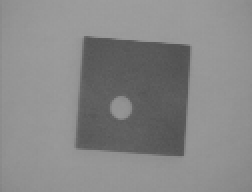
#> input picture ES1/images/wdg.png, 126 x 96 px (shown 2 times larger); the run also reads 1 picture not shown here
$ jupyter execute es1_albert.ipynb   (shell and % lines are left out)   (text cells are left out)
#> lines starting #> are read from the running program, lines starting #| are printed output that depends on the picture; after the words box and inside, x2 and y2 are one past the last pixel; in counts of white or black regions, pixels touching at a corner belong together; pictures that were not available may be replaced by others from this repository, and a replacement may not be noted
[cell 1]

import numpy as np
import matplotlib.pyplot as plt
import cv2

from skimage import measure, color
from os import listdir

plt.rcParams['figure.figsize'] = (10, 10)
plt.rcParams['image.cmap'] = 'gray'

[cell 2]
#add your code here
im = cv2.imread("images/wdg.png")
#> im is the input picture: shape (96, 126, 3); min 80, max 157, mean 135.1
grey_im = cv2.cvtColor(im, cv2.COLOR_BGR2GRAY)
plt.imshow(im)

[cell 3]
#add your code here
def threshold(image, th1, th2):
    black = 0; light = 1
    assert th1 < th2, "th1 < th2 is not satisfied"
    assert th1 > 0, "th1 > 0 is not satisfied"
    assert th2 < np.max(image), "th2 < I_max is not satisfied"
    thresholded_image = np.ones(image.shape) * light
    thresholded_image[image > th2] = black
    thresholded_image[image < th1] = black
    return thresholded_image

[cell 4]
#add your code here
thresh_grey_im = threshold(grey_im, 101, 131)
#> thresh_grey_im: shape (96, 126) float64; values 0 (black) and 1 (white), 1.5% white in thin lines or dots, all inside (x1, y1, x2, y2) = (37, 18, 126, 96)
plt.subplot(221)
plt.imshow(thresh_grey_im)
plt.subplot(222)
plt.hist(grey_im.flatten(),256,[0,256])
plt.show()
#> figure, not shown here; panel 2: tallest bar 1099 high, from x = 149 to 150

[cell 5]
#add your code here
im2 = cv2.imread("images/brain.png")
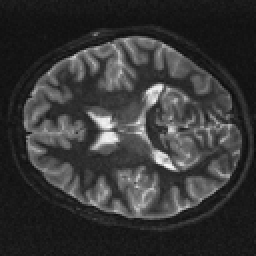
#> input picture ES1/images/brain.png, 128 x 128 px (shown 2 times larger)
#> im2 is the input picture: shape (128, 128, 3); min 9, max 251, mean 54.5
grey_im2 = cv2.cvtColor(im2, cv2.COLOR_BGR2GRAY)
plt.subplot(221)
plt.imshow(im2)
plt.subplot(222)
plt.imshow(grey_im2)
im3 = cv2.imread("images/shading.png")
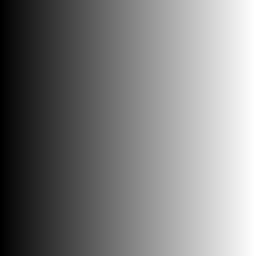
#> input picture ES1/images/shading.gif, 128 x 128 px, given in place of shading.png, which was not available (shown 2 times larger)
#> im3 is the input picture: shape (128, 128, 3); min 0, max 255, mean 128
grey_im3 = cv2.cvtColor(im3, cv2.COLOR_BGR2GRAY)
plt.subplot(223)
plt.imshow(im3)
plt.subplot(224)
plt.imshow(grey_im3)
plt.show()

[cell 6]
#add your code here
print(np.max(grey_im2), np.max(grey_im3))
#| 251 255
thresh_grey_im2 = threshold(grey_im2, 50, 250)
#> thresh_grey_im2: shape (128, 128) float64; values 0 (black) and 1 (white), 39.7% white; 48 white regions (46 under 20 px), largest, box (x1, y1, x2, y2) and area: (11, 18, 121, 110) 6308, (84, 73, 126, 114) 78
thresh_grey_im3 = threshold(grey_im3, 121, 131)
#> thresh_grey_im3: shape (128, 128) float64; values 0 (black) and 1 (white), 4.7% white; 1 white region, box (x1, y1, x2, y2) and area: (60, 0, 66, 128) 768
plt.subplot(221)
plt.imshow(thresh_grey_im2)
plt.subplot(222)
plt.hist(grey_im2.flatten(),256,[0,256])
plt.subplot(223)
plt.imshow(thresh_grey_im3)
plt.subplot(224)
plt.hist(grey_im3.flatten(),256,[0,256])
plt.show()
#> figure, not shown here; panel 2: tallest bar 827 high, from x = 21 to 22

[cell 7]
#add your code here
street1 = cv2.imread("images/street1.tiff")
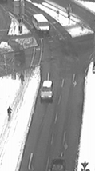
#> input picture ES1/images/street1.tiff, 95 x 171 px
#> street1 is the input picture: shape (171, 95, 3); min 47, max 255, mean 157.6
street2 = cv2.imread("images/street2.tiff")
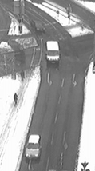
#> input picture ES1/images/street2.tiff, 95 x 171 px
#> street2 is the input picture: shape (171, 95, 3); min 48, max 255, mean 157

plt.subplot(221)
plt.imshow(street1)
plt.subplot(222)
plt.imshow(street2)
plt.show()

[cell 8]
#add your code here
street1 = np.float32(cv2.imread("images/street1.tiff", cv2.IMREAD_GRAYSCALE))
#> street1: shape (171, 95) float32; min 47, max 255, mean 157.6
street2 = np.float32(cv2.imread("images/street2.tiff", cv2.IMREAD_GRAYSCALE))
#> street2: shape (171, 95) float32; min 48, max 255, mean 157

[cell 9]
# add your code here. Assign the difference to 'street_diff'
street_diff = street2 - street1
plt.imshow(street_diff)
plt.show()
print(street_diff)
#> (printed output is left out)

[cell 10]
#add your code here
import os

sequence_dir = "images/sequence1"
sequence_paths = [os.path.join(sequence_dir, path) for path in os.listdir(sequence_dir)]
sequence = np.array([np.float32(cv2.imread(path, cv2.IMREAD_GRAYSCALE)) for path in sequence_paths])
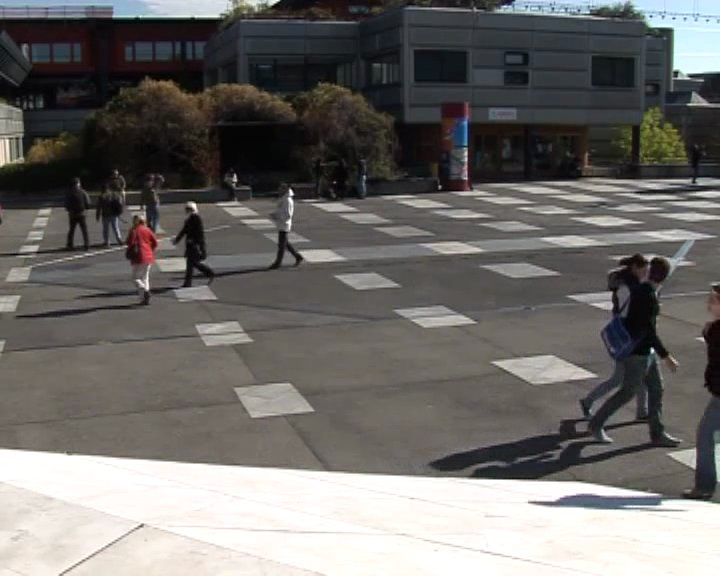
#> input picture ES1/images/sequence1/im_001.jpg, 720 x 576 px
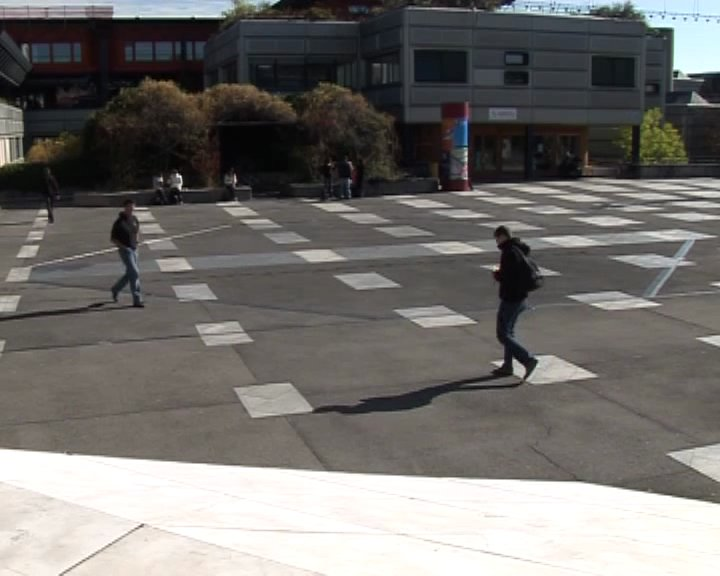
#> input picture ES1/images/sequence1/im_003.jpg, 720 x 576 px

[cell 11]
sequence_mean = np.mean(sequence, axis=0)
plt.imshow(sequence_mean)
plt.title("Average Image")

[cell 12]
for im_num, im in enumerate(sequence, 1):
    plt.subplot(6, 5, im_num).axis('off')
    plt.imshow(im-sequence_mean)
    plt.title(f"Image {im_num}")
#> this loop made 3 passes
plt.show()
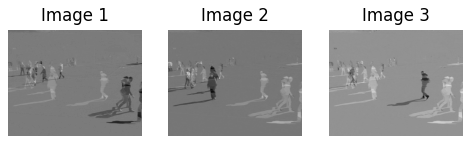
#> figure drawn by matplotlib, 3 panels

[cell 13]
# Add your code here. Before computing the model convert the images into gray-scale images.
sequence_mean = np.mean(sequence, axis=0)
sequence_std = np.sqrt(np.mean(np.square(sequence-sequence), axis=0))
#> sequence_std: shape (576, 720) float32; every value is 0
sequence_std += 0.001
#> sequence_std: shape (576, 720) float32; every value is 0.001
T = 50000

print(sequence.shape, sequence_mean.shape, sequence_std.shape)
#| (3, 576, 720) (576, 720) (576, 720)

for im_num, im in enumerate(sequence, 1):
    plt.subplot(6, 5, im_num).axis('off')
    plt.imshow(np.abs(im-sequence_mean) / sequence_std > T)
    plt.title(f"Image {im_num}")
plt.show()

[cell 14]
#add your code here
apples = cv2.imread("images/apples.jpg")
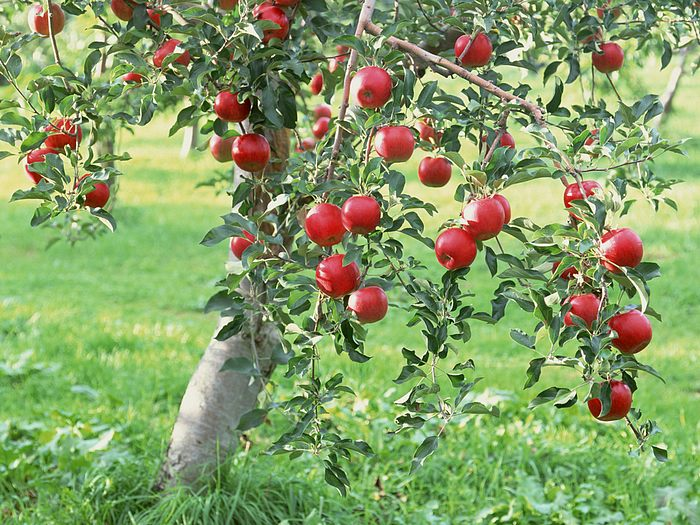
#> input picture ES1/images/apples.jpg, 700 x 525 px
#> apples is the input picture: shape (525, 700, 3); mean B, G, R 102.5, 157.9, 134.6
plt.imshow(apples)
plt.show()

[cell 15]
b,g,r = cv2.split(apples)       # get b,g,r
apples = cv2.merge([r,g,b])     # switch it to rgb
plt.imshow(apples)
plt.show()

[cell 16]
#Let's check the image size of the apple
apples.shape
#> Out = (525, 700, 3)

[cell 17]
fig, axes = plt.subplots(1, 3)
fig.set_size_inches(18.5, 10.5)
# add your code for visualizing three channels
colors = "RGB"
for i, ax in enumerate(axes):
    ax.imshow(apples[:,:,i])
    ax.set_title(colors[i])

[cell 18]
bin_img = np.zeros(apples.shape[0:2])
#> bin_img: shape (525, 700) float64; every value is 0
#add your code for thresholding the image
# we should use the red channel as the apples to are the only part of the picture that have a not less red than everything else.
# We could also use the green channel for the threshold as the apples are less green than anything else in the image.
bin_img[np.logical_and(apples[:,:,0] > 120, apples[:,:,1] < 100)] = 1
#> bin_img: shape (525, 700) float64; values 0 (black) and 1 (white), 4.6% white; 246 white regions (187 under 20 px), largest, box (x1, y1, x2, y2) and area: (435, 194, 510, 270) 2051, (306, 195, 381, 246) 1990, (316, 254, 360, 297) 1105

plt.imshow(bin_img)
plt.show()

[cell 19]
#add your code to find connected components
labels = measure.label(bin_img)
#> labels: shape (525, 700) int64; 247 distinct labels, from 0 to 246
plt.imshow(labels, cmap="jet")

[cell 20]
def remove_noise(label_img, threshold):
#> called with threshold = 50
    label_img_new = label_img.copy()
    n_comp = np.amax(label_img_new)
#> n_comp = 246
    for i in range(n_comp+1):
        n_pixels = sum(sum(label_img_new==i))
        if n_pixels<threshold :
             label_img_new[label_img_new==i] = 0
#> this loop made 247 passes
#> n_pixels on passes 1 to 3: 350541, 72, 17
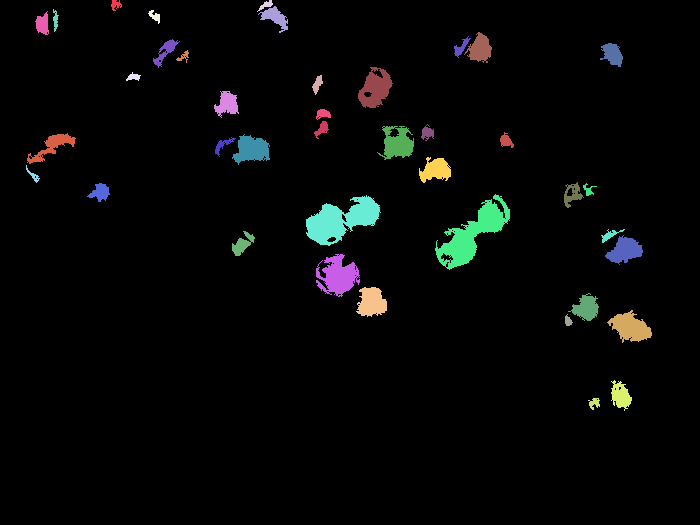
#> label_img_new: shape (525, 700) int64; 41 distinct labels, from 0 to 245; one colour per label, 0 black
    return label_img_new

plt.imshow(remove_noise(labels, 50), cmap="jet")

[cell 21]
plt.imshow(np.int64(np.abs(np.float64(apples).mean()-np.float64(apples))))
plt.show()
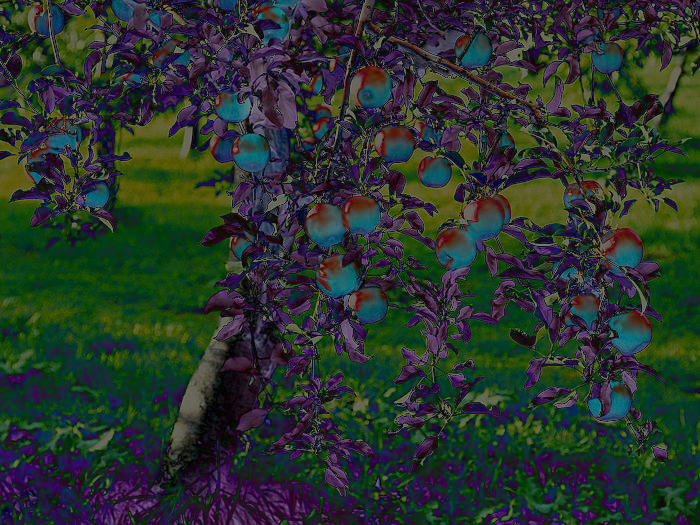
#> shown: shape (525, 700, 3); mean R, G, B 41.4, 52.7, 44.5
